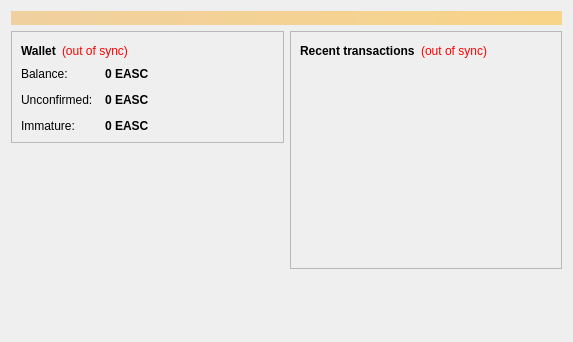
<?xml version="1.0" encoding="UTF-8"?>
<ui version="4.0">
 <class>OverviewPage</class>
 <widget class="QWidget" name="OverviewPage">
  <property name="geometry">
   <rect>
    <x>0</x>
    <y>0</y>
    <width>573</width>
    <height>342</height>
   </rect>
  </property>
  <property name="windowTitle">
   <string>Form</string>
  </property>
  <layout class="QVBoxLayout" name="topLayout">
   <item>
    <widget class="QLabel" name="labelAlerts">
     <property name="visible">
      <bool>false</bool>
     </property>
     <property name="styleSheet">
      <string notr="true">background-color: qlineargradient(x1: 0, y1: 0, x2: 1, y2: 0, stop:0 #F0D0A0, stop:1 #F8D488); color:#000000;</string>
     </property>
     <property name="wordWrap">
      <bool>true</bool>
     </property>
     <property name="margin">
      <number>3</number>
     </property>
    </widget>
   </item>
   <item>
    <layout class="QHBoxLayout" name="horizontalLayout" stretch="1,1">
     <item>
      <layout class="QVBoxLayout" name="verticalLayout_2">
       <item>
        <widget class="QFrame" name="frame">
         <property name="frameShape">
          <enum>QFrame::StyledPanel</enum>
         </property>
         <property name="frameShadow">
          <enum>QFrame::Raised</enum>
         </property>
         <layout class="QVBoxLayout" name="verticalLayout_4">
          <item>
           <layout class="QHBoxLayout" name="horizontalLayout_4">
            <item>
             <widget class="QLabel" name="label_5">
              <property name="font">
               <font>
                <weight>75</weight>
                <bold>true</bold>
               </font>
              </property>
              <property name="text">
               <string>Wallet</string>
              </property>
             </widget>
            </item>
            <item>
             <widget class="QLabel" name="labelWalletStatus">
              <property name="toolTip">
               <string>The displayed information may be out of date. Your wallet automatically synchronizes with the Eastcoin network after a connection is established, but this process has not completed yet.</string>
              </property>
              <property name="styleSheet">
               <string notr="true">QLabel { color: red; }</string>
              </property>
              <property name="text">
               <string notr="true">(out of sync)</string>
              </property>
              <property name="alignment">
               <set>Qt::AlignLeading|Qt::AlignLeft|Qt::AlignVCenter</set>
              </property>
             </widget>
            </item>
            <item>
             <spacer name="horizontalSpacer_2">
              <property name="orientation">
               <enum>Qt::Horizontal</enum>
              </property>
              <property name="sizeHint" stdset="0">
               <size>
                <width>40</width>
                <height>20</height>
               </size>
              </property>
             </spacer>
            </item>
           </layout>
          </item>
          <item>
           <layout class="QFormLayout" name="formLayout_2">
            <property name="fieldGrowthPolicy">
             <enum>QFormLayout::AllNonFixedFieldsGrow</enum>
            </property>
            <property name="horizontalSpacing">
             <number>12</number>
            </property>
            <property name="verticalSpacing">
             <number>12</number>
            </property>
            <item row="0" column="0">
             <widget class="QLabel" name="label">
              <property name="text">
               <string>Balance:</string>
              </property>
             </widget>
            </item>
            <item row="0" column="1">
             <widget class="QLabel" name="labelBalance">
              <property name="font">
               <font>
                <weight>75</weight>
                <bold>true</bold>
               </font>
              </property>
              <property name="cursor">
               <cursorShape>IBeamCursor</cursorShape>
              </property>
              <property name="toolTip">
               <string>Your current balance</string>
              </property>
              <property name="text">
               <string notr="true">0 EASC</string>
              </property>
              <property name="textInteractionFlags">
               <set>Qt::LinksAccessibleByMouse|Qt::TextSelectableByKeyboard|Qt::TextSelectableByMouse</set>
              </property>
             </widget>
            </item>
            <item row="1" column="0">
             <widget class="QLabel" name="label_3">
              <property name="text">
               <string>Unconfirmed:</string>
              </property>
             </widget>
            </item>
            <item row="1" column="1">
             <widget class="QLabel" name="labelUnconfirmed">
              <property name="font">
               <font>
                <weight>75</weight>
                <bold>true</bold>
               </font>
              </property>
              <property name="cursor">
               <cursorShape>IBeamCursor</cursorShape>
              </property>
              <property name="toolTip">
               <string>Total of transactions that have yet to be confirmed, and do not yet count toward the current balance</string>
              </property>
              <property name="text">
               <string notr="true">0 EASC</string>
              </property>
              <property name="textInteractionFlags">
               <set>Qt::LinksAccessibleByMouse|Qt::TextSelectableByKeyboard|Qt::TextSelectableByMouse</set>
              </property>
             </widget>
            </item>
            <item row="2" column="0">
             <widget class="QLabel" name="labelImmatureText">
              <property name="text">
               <string>Immature:</string>
              </property>
             </widget>
            </item>
            <item row="2" column="1">
             <widget class="QLabel" name="labelImmature">
              <property name="font">
               <font>
                <weight>75</weight>
                <bold>true</bold>
               </font>
              </property>
              <property name="toolTip">
               <string>Mined balance that has not yet matured</string>
              </property>
              <property name="text">
               <string notr="true">0 EASC</string>
              </property>
              <property name="textInteractionFlags">
               <set>Qt::LinksAccessibleByMouse|Qt::TextSelectableByKeyboard|Qt::TextSelectableByMouse</set>
              </property>
             </widget>
            </item>
           </layout>
          </item>
         </layout>
        </widget>
       </item>
       <item>
        <spacer name="verticalSpacer">
         <property name="orientation">
          <enum>Qt::Vertical</enum>
         </property>
         <property name="sizeHint" stdset="0">
          <size>
           <width>20</width>
           <height>40</height>
          </size>
         </property>
        </spacer>
       </item>
      </layout>
     </item>
     <item>
      <layout class="QVBoxLayout" name="verticalLayout_3">
       <item>
        <widget class="QFrame" name="frame_2">
         <property name="frameShape">
          <enum>QFrame::StyledPanel</enum>
         </property>
         <property name="frameShadow">
          <enum>QFrame::Raised</enum>
         </property>
         <layout class="QVBoxLayout" name="verticalLayout">
          <item>
           <layout class="QHBoxLayout" name="horizontalLayout_2">
            <item>
             <widget class="QLabel" name="label_4">
              <property name="text">
               <string>&lt;b&gt;Recent transactions&lt;/b&gt;</string>
              </property>
             </widget>
            </item>
            <item>
             <widget class="QLabel" name="labelTransactionsStatus">
              <property name="toolTip">
               <string>The displayed information may be out of date. Your wallet automatically synchronizes with the Eastcoin network after a connection is established, but this process has not completed yet.</string>
              </property>
              <property name="styleSheet">
               <string notr="true">QLabel { color: red; }</string>
              </property>
              <property name="text">
               <string notr="true">(out of sync)</string>
              </property>
              <property name="alignment">
               <set>Qt::AlignRight|Qt::AlignTrailing|Qt::AlignVCenter</set>
              </property>
             </widget>
            </item>
            <item>
             <spacer name="horizontalSpacer">
              <property name="orientation">
               <enum>Qt::Horizontal</enum>
              </property>
              <property name="sizeHint" stdset="0">
               <size>
                <width>40</width>
                <height>20</height>
               </size>
              </property>
             </spacer>
            </item>
           </layout>
          </item>
          <item>
           <widget class="QListView" name="listTransactions">
            <property name="styleSheet">
             <string notr="true">QListView { background: transparent; }</string>
            </property>
            <property name="frameShape">
             <enum>QFrame::NoFrame</enum>
            </property>
            <property name="verticalScrollBarPolicy">
             <enum>Qt::ScrollBarAlwaysOff</enum>
            </property>
            <property name="horizontalScrollBarPolicy">
             <enum>Qt::ScrollBarAlwaysOff</enum>
            </property>
            <property name="selectionMode">
             <enum>QAbstractItemView::NoSelection</enum>
            </property>
           </widget>
          </item>
         </layout>
        </widget>
       </item>
       <item>
        <spacer name="verticalSpacer_2">
         <property name="orientation">
          <enum>Qt::Vertical</enum>
         </property>
         <property name="sizeHint" stdset="0">
          <size>
           <width>20</width>
           <height>40</height>
          </size>
         </property>
        </spacer>
       </item>
      </layout>
     </item>
    </layout>
   </item>
  </layout>
 </widget>
 <resources/>
 <connections/>
</ui>
